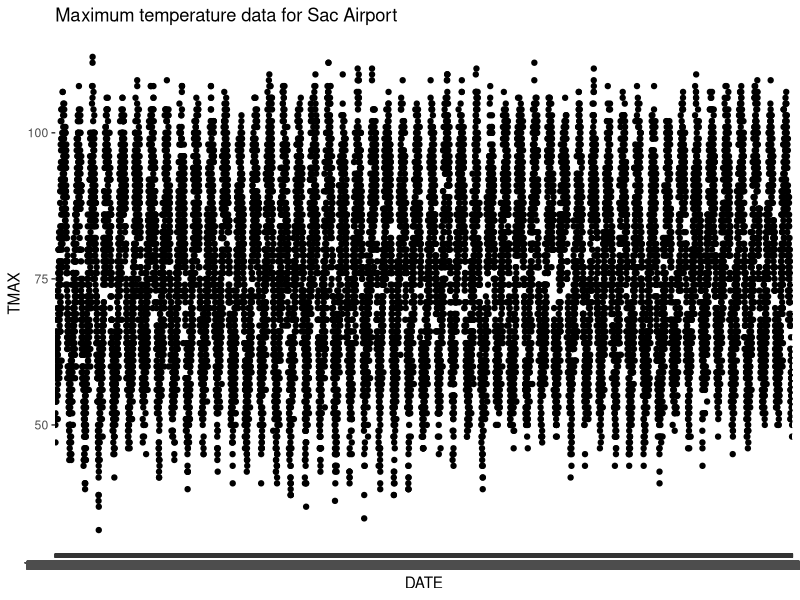
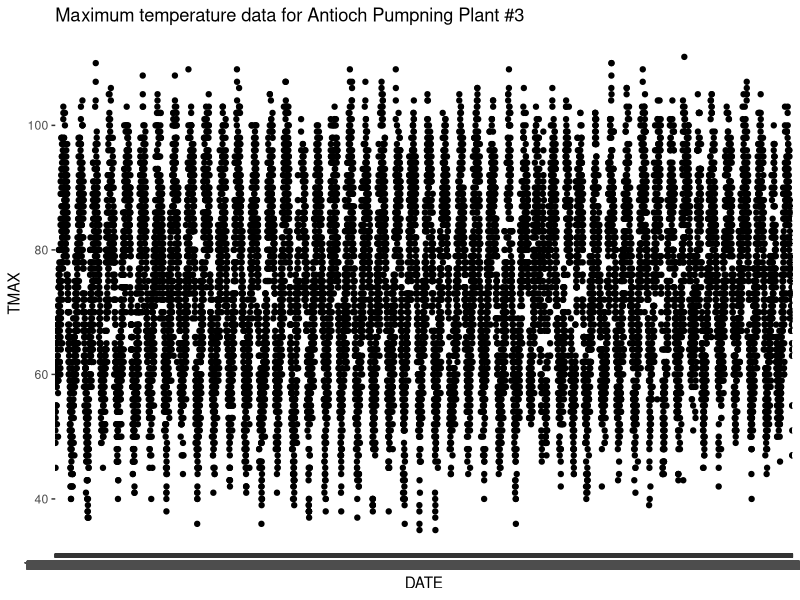
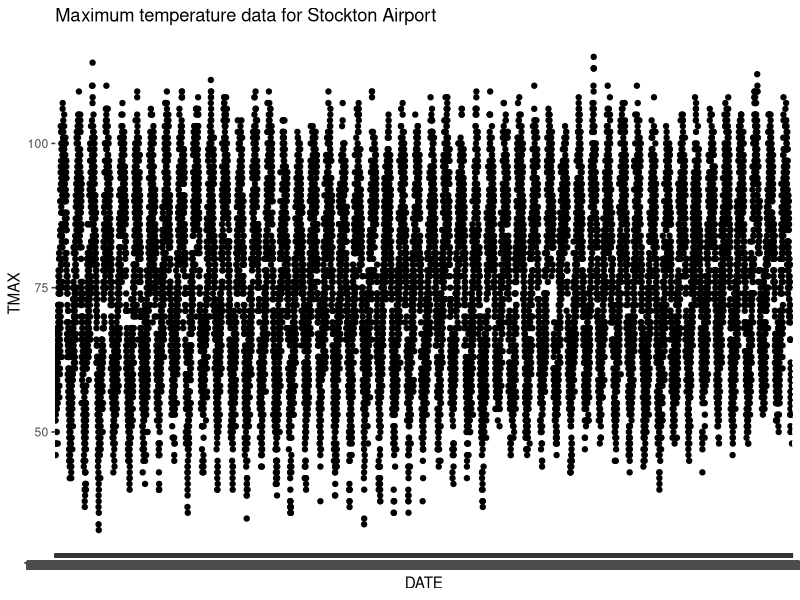
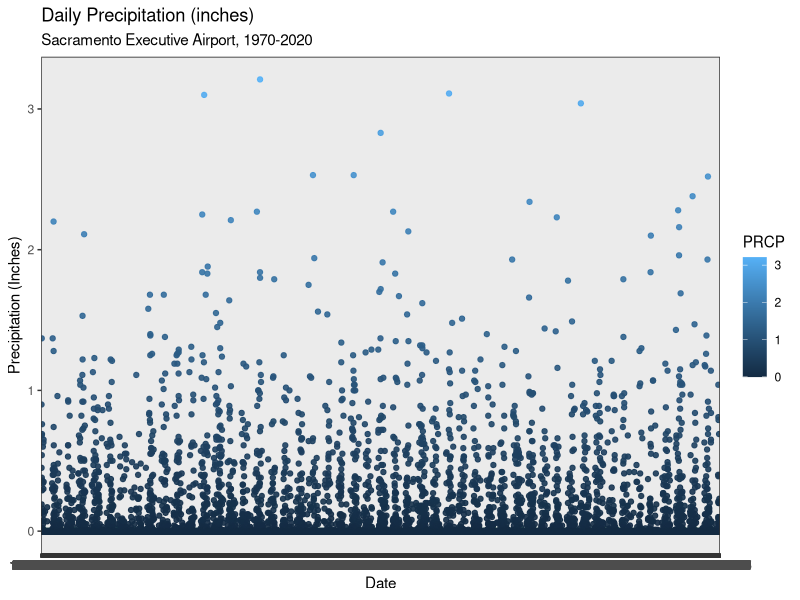
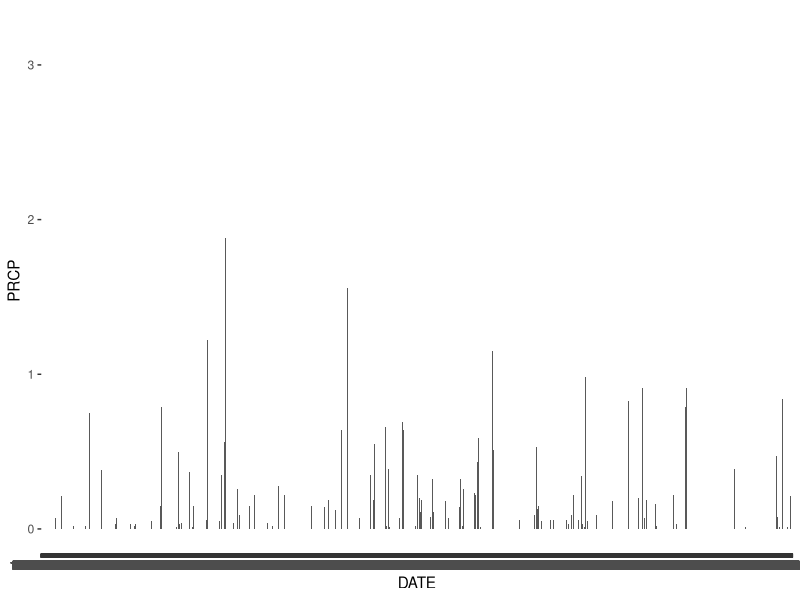
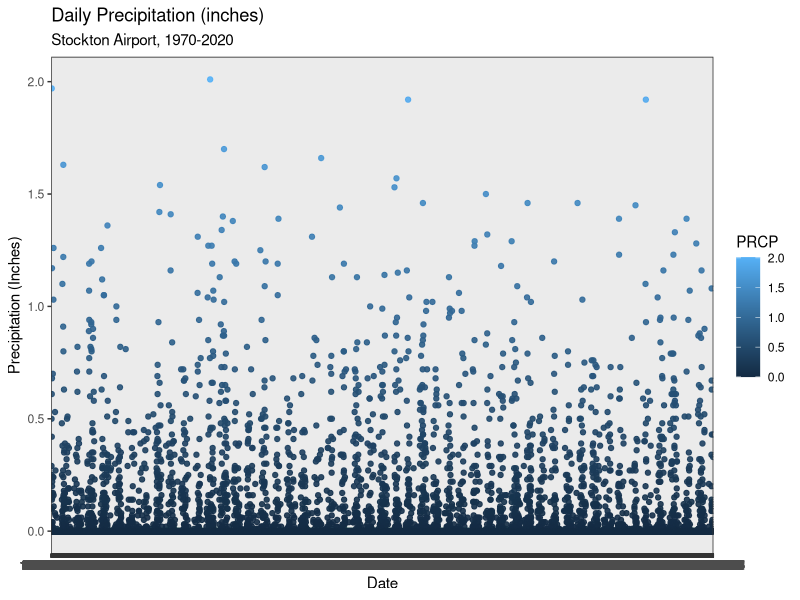
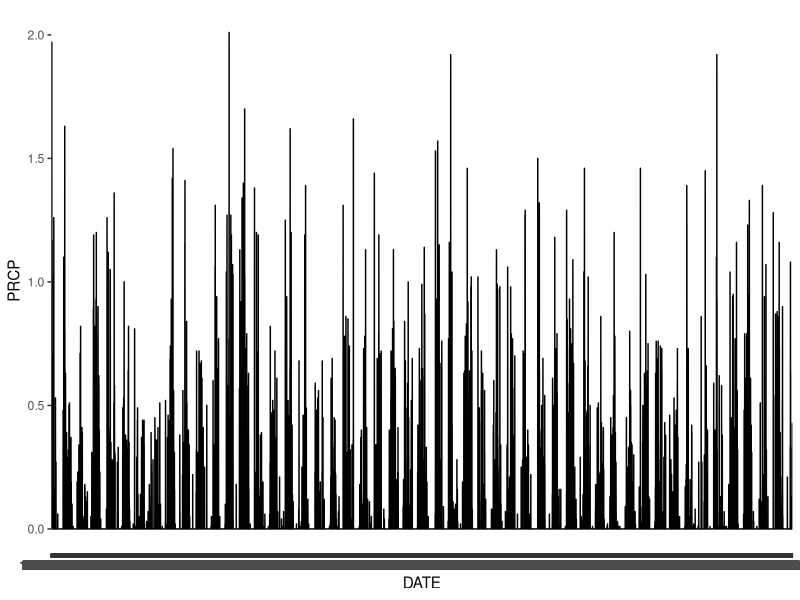

Recreate these plots in R, in order.
library(tidyverse) 
library(ggplot2) 
library(readr)

daily_sac <- read.csv('Data/NCEI_GHCNDaily_2008720.csv', header=TRUE,
                              na.strings = c("NA", " ", "-999")) #read Sac Airport data
ggplot(daily_sac, aes(x = DATE, y = TMAX)) +
  geom_point() +
  labs(title = "Maximum temperature data for Sac Airport")

daily_anti <- read.csv('Data/NCEI_GHCNDaily_2008744.csv', header=TRUE,
                      na.strings = c("NA", " ", "-999")) #read Antioch Pumping Plant data
ggplot(daily_anti, aes(x = DATE, y = TMAX)) +
  geom_point() +
  labs(title = "Maximum temperature data for Antioch Pumpning Plant #3")

daily_stock <- read.csv('Data/NCEI_GHCNDaily_2008746.csv', header=TRUE,
                       na.strings = c("NA", " ", "-999")) #read Stockton data
ggplot(daily_stock, aes(x = DATE, y = TMAX)) +
  geom_point() +
  labs(title = "Maximum temperature data for Stockton Airport")

precip_plot <- ggplot(daily_sac,  aes(x = DATE, y = PRCP)) 

precip_plot + geom_point(alpha = 0.9, aes(color = PRCP)) +
  labs(x = "Date",
       y = "Precipitation (Inches)",
       title = "Daily Precipitation (inches)",
       subtitle = "Sacramento Executive Airport, 1970-2020") +
        theme_bw()
precip_plot + geom_bar(stat = "identity")

precip_plot <- ggplot(daily_stock,  aes(x = DATE, y = PRCP)) 

precip_plot + geom_point(alpha = 0.9, aes(color = PRCP)) + #stockton data
  labs(x = "Date",
       y = "Precipitation (Inches)",
       title = "Daily Precipitation (inches)",
       subtitle = "Stockton Airport, 1970-2020") +
  theme_bw()

precip_plot + geom_line(aes(group=1))
